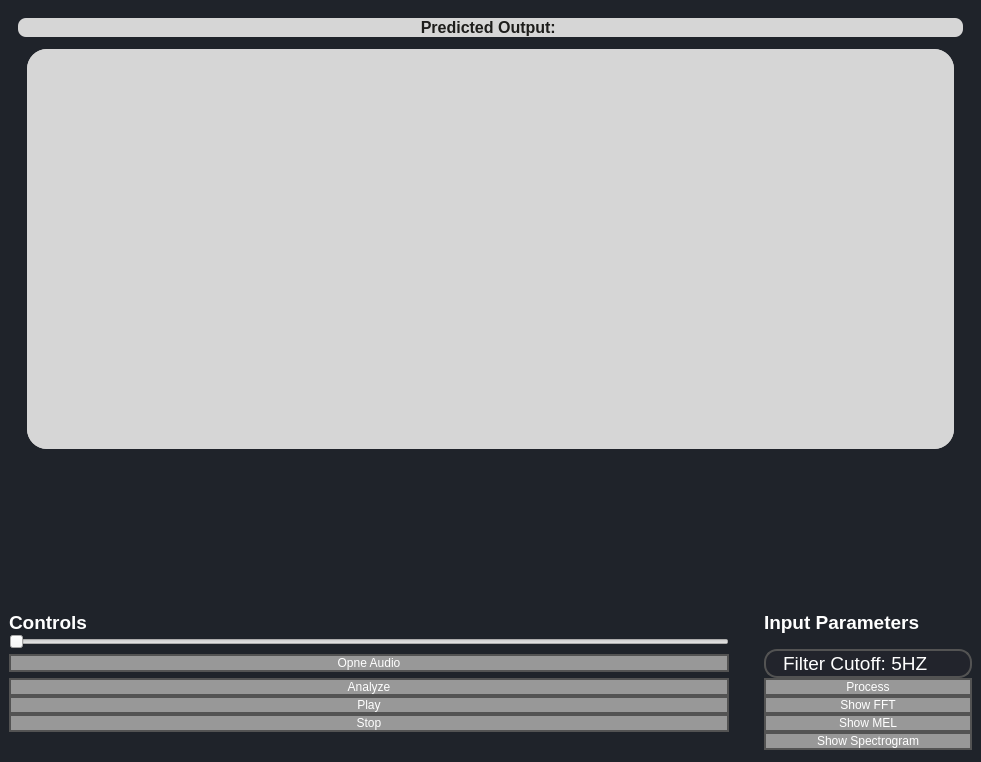
<?xml version="1.0" encoding="UTF-8"?>
<ui version="4.0">
 <class>MainWindow</class>
 <widget class="QMainWindow" name="MainWindow">
  <property name="geometry">
   <rect>
    <x>0</x>
    <y>0</y>
    <width>981</width>
    <height>762</height>
   </rect>
  </property>
  <property name="windowTitle">
   <string>MainWindow</string>
  </property>
  <property name="styleSheet">
   <string notr="true">*{
	border: none;
	background-color: transparent;
	background: none;
	padding: 0;
	margin: 0;
}
#centralwidget{
	background-color: #1f232a;
}
</string>
  </property>
  <widget class="QWidget" name="centralwidget">
   <layout class="QVBoxLayout" name="verticalLayout">
    <item>
     <widget class="QWidget" name="widget" native="true">
      <layout class="QVBoxLayout" name="verticalLayout_2" stretch="0,1">
       <property name="spacing">
        <number>0</number>
       </property>
       <property name="leftMargin">
        <number>0</number>
       </property>
       <property name="topMargin">
        <number>0</number>
       </property>
       <property name="rightMargin">
        <number>0</number>
       </property>
       <property name="bottomMargin">
        <number>0</number>
       </property>
       <item>
        <widget class="QWidget" name="widget_4" native="true">
         <layout class="QGridLayout" name="gridLayout" columnstretch="0">
          <item row="1" column="0">
           <widget class="QWidget" name="widget_6" native="true">
            <layout class="QVBoxLayout" name="verticalLayout_3" stretch="0,0,5">
             <property name="topMargin">
              <number>0</number>
             </property>
             <property name="bottomMargin">
              <number>0</number>
             </property>
             <item>
              <widget class="QStackedWidget" name="stackedWidget">
               <widget class="QWidget" name="page"/>
               <widget class="QWidget" name="page_2"/>
              </widget>
             </item>
             <item>
              <widget class="QStackedWidget" name="graph_stack">
               <property name="minimumSize">
                <size>
                 <width>0</width>
                 <height>400</height>
                </size>
               </property>
               <property name="styleSheet">
                <string notr="true">background-color: #d6d6d6;
border-radius: 20px;</string>
               </property>
               <widget class="QWidget" name="stackedWidget_7Page1">
                <layout class="QVBoxLayout" name="verticalLayout_4">
                 <property name="spacing">
                  <number>2</number>
                 </property>
                 <property name="leftMargin">
                  <number>2</number>
                 </property>
                 <property name="topMargin">
                  <number>2</number>
                 </property>
                 <property name="rightMargin">
                  <number>2</number>
                 </property>
                 <property name="bottomMargin">
                  <number>2</number>
                 </property>
                </layout>
               </widget>
              </widget>
             </item>
             <item>
              <widget class="QWidget" name="controls_widget" native="true">
               <layout class="QVBoxLayout" name="verticalLayout_5">
                <property name="spacing">
                 <number>0</number>
                </property>
                <property name="leftMargin">
                 <number>2</number>
                </property>
                <property name="topMargin">
                 <number>0</number>
                </property>
                <property name="rightMargin">
                 <number>2</number>
                </property>
                <property name="bottomMargin">
                 <number>0</number>
                </property>
               </layout>
              </widget>
             </item>
            </layout>
           </widget>
          </item>
          <item row="0" column="0">
           <widget class="QLabel" name="status_label">
            <property name="font">
             <font>
              <pointsize>12</pointsize>
              <weight>75</weight>
              <bold>true</bold>
             </font>
            </property>
            <property name="styleSheet">
             <string notr="true">background-color: #d6d6d6;
border-radius: 8px;
color: #1d1d1b;
</string>
            </property>
            <property name="text">
             <string>Predicted Output: </string>
            </property>
            <property name="scaledContents">
             <bool>false</bool>
            </property>
            <property name="alignment">
             <set>Qt::AlignCenter</set>
            </property>
            <property name="wordWrap">
             <bool>true</bool>
            </property>
           </widget>
          </item>
         </layout>
        </widget>
       </item>
       <item>
        <widget class="QWidget" name="status_widget" native="true">
         <property name="styleSheet">
          <string notr="true">	color: #fff;</string>
         </property>
         <layout class="QVBoxLayout" name="verticalLayout_7">
          <property name="spacing">
           <number>0</number>
          </property>
          <property name="leftMargin">
           <number>0</number>
          </property>
          <property name="topMargin">
           <number>0</number>
          </property>
          <property name="rightMargin">
           <number>0</number>
          </property>
          <property name="bottomMargin">
           <number>0</number>
          </property>
          <item>
           <widget class="QWidget" name="widget_9" native="true">
            <layout class="QGridLayout" name="gridLayout_2" rowstretch="1,0,0,0,0,0,0,0,0,0,0,0,0,0,0,0" columnstretch="1,0">
             <property name="leftMargin">
              <number>0</number>
             </property>
             <property name="topMargin">
              <number>0</number>
             </property>
             <property name="rightMargin">
              <number>0</number>
             </property>
             <property name="bottomMargin">
              <number>3</number>
             </property>
             <property name="horizontalSpacing">
              <number>35</number>
             </property>
             <property name="verticalSpacing">
              <number>0</number>
             </property>
             <item row="2" column="0">
              <widget class="QLabel" name="label_2">
               <property name="font">
                <font>
                 <pointsize>14</pointsize>
                 <weight>75</weight>
                 <bold>true</bold>
                </font>
               </property>
               <property name="styleSheet">
                <string notr="true">	color: #fff;</string>
               </property>
               <property name="text">
                <string>Controls</string>
               </property>
               <property name="textInteractionFlags">
                <set>Qt::LinksAccessibleByMouse</set>
               </property>
              </widget>
             </item>
             <item row="12" column="0">
              <widget class="QPushButton" name="pushButton_2">
               <property name="styleSheet">
                <string notr="true">QPushButton{
color: #fff;
background-color: rgb(152, 152, 152);
border: 2px solid rgb(83, 83, 83);
border-radius: 12px;
}
QPushButton:hover{
	border: 2px solid rgb(48, 50, 62);
	
	background-color: rgb(86, 86, 86);
}
QPushButton:focus{
	border: 2px solid rgb(85, 170, 255);
}</string>
               </property>
               <property name="text">
                <string>Analyze</string>
               </property>
              </widget>
             </item>
             <item row="13" column="0">
              <widget class="QPushButton" name="pushButton">
               <property name="styleSheet">
                <string notr="true">QPushButton{
color: #fff;
background-color: rgb(152, 152, 152);
border: 2px solid rgb(83, 83, 83);
border-radius: 12px;
}
QPushButton:hover{
	border: 2px solid rgb(48, 50, 62);
	
	background-color: rgb(86, 86, 86);
}
QPushButton:focus{
	border: 2px solid rgb(85, 170, 255);
}</string>
               </property>
               <property name="text">
                <string>Play</string>
               </property>
              </widget>
             </item>
             <item row="12" column="1">
              <widget class="QPushButton" name="pushButton_6">
               <property name="styleSheet">
                <string notr="true">QPushButton{
color: #fff;
background-color: rgb(152, 152, 152);
border: 2px solid rgb(83, 83, 83);
border-radius: 12px;
}
QPushButton:hover{
	border: 2px solid rgb(48, 50, 62);
	
	background-color: rgb(86, 86, 86);
}
QPushButton:focus{
	border: 2px solid rgb(85, 170, 255);
}</string>
               </property>
               <property name="text">
                <string>Process</string>
               </property>
              </widget>
             </item>
             <item row="9" column="0">
              <widget class="QPushButton" name="pushButton_5">
               <property name="styleSheet">
                <string notr="true">QPushButton{
color: #fff;
background-color: rgb(152, 152, 152);
border: 2px solid rgb(83, 83, 83);
border-radius: 12px;
}
QPushButton:hover{
	border: 2px solid rgb(48, 50, 62);
	
	background-color: rgb(86, 86, 86);
}
QPushButton:focus{
	border: 2px solid rgb(85, 170, 255);
}</string>
               </property>
               <property name="text">
                <string>Opne Audio</string>
               </property>
              </widget>
             </item>
             <item row="14" column="1">
              <widget class="QPushButton" name="pushButton_7">
               <property name="styleSheet">
                <string notr="true">QPushButton{
color: #fff;
background-color: rgb(152, 152, 152);
border: 2px solid rgb(83, 83, 83);
border-radius: 12px;
}
QPushButton:hover{
	border: 2px solid rgb(48, 50, 62);
	
	background-color: rgb(86, 86, 86);
}
QPushButton:focus{
	border: 2px solid rgb(85, 170, 255);
}</string>
               </property>
               <property name="text">
                <string>Show MEL</string>
               </property>
              </widget>
             </item>
             <item row="9" column="1">
              <widget class="QLineEdit" name="lineEdit_2">
               <property name="font">
                <font>
                 <pointsize>14</pointsize>
                </font>
               </property>
               <property name="styleSheet">
                <string notr="true">QLineEdit{
	border: 2px solid rgb(83, 83, 83);
	border-radius: 13px;
	color: #fff;
	padding-left: 15px;
	padding-right: 15px;
	background-color: rgb(34, 36, 44);
}
QLineEdit:hover{
	border: 2px solid rgb(48, 50, 62);
}
QLineEdit:focus{
	border: 2px solid rgb(85, 170, 255);
}
</string>
               </property>
               <property name="text">
                <string>Filter Cutoff: 5HZ</string>
               </property>
              </widget>
             </item>
             <item row="13" column="1">
              <widget class="QPushButton" name="pushButton_8">
               <property name="styleSheet">
                <string notr="true">QPushButton{
color: #fff;
background-color: rgb(152, 152, 152);
border: 2px solid rgb(83, 83, 83);
border-radius: 12px;
}
QPushButton:hover{
	border: 2px solid rgb(48, 50, 62);
	
	background-color: rgb(86, 86, 86);
}
QPushButton:focus{
	border: 2px solid rgb(85, 170, 255);
}</string>
               </property>
               <property name="text">
                <string>Show FFT</string>
               </property>
              </widget>
             </item>
             <item row="14" column="0">
              <widget class="QPushButton" name="pushButton_4">
               <property name="styleSheet">
                <string notr="true">QPushButton{
color: #fff;
background-color: rgb(152, 152, 152);
border: 2px solid rgb(83, 83, 83);
border-radius: 12px;
}
QPushButton:hover{
	border: 2px solid rgb(48, 50, 62);
	
	background-color: rgb(86, 86, 86);
}
QPushButton:focus{
	border: 2px solid rgb(85, 170, 255);
}</string>
               </property>
               <property name="text">
                <string>Stop</string>
               </property>
              </widget>
             </item>
             <item row="15" column="1">
              <widget class="QPushButton" name="pushButton_9">
               <property name="styleSheet">
                <string notr="true">QPushButton{
color: #fff;
background-color: rgb(152, 152, 152);
border: 2px solid rgb(83, 83, 83);
border-radius: 12px;
}
QPushButton:hover{
	border: 2px solid rgb(48, 50, 62);
	
	background-color: rgb(86, 86, 86);
}
QPushButton:focus{
	border: 2px solid rgb(85, 170, 255);
}</string>
               </property>
               <property name="text">
                <string>Show Spectrogram</string>
               </property>
              </widget>
             </item>
             <item row="2" column="1">
              <widget class="QLabel" name="label_3">
               <property name="font">
                <font>
                 <pointsize>14</pointsize>
                 <weight>75</weight>
                 <bold>true</bold>
                </font>
               </property>
               <property name="styleSheet">
                <string notr="true">	color: #fff;</string>
               </property>
               <property name="text">
                <string>Input Parameters</string>
               </property>
              </widget>
             </item>
             <item row="3" column="0">
              <widget class="QSlider" name="horizontalSlider">
               <property name="orientation">
                <enum>Qt::Horizontal</enum>
               </property>
              </widget>
             </item>
            </layout>
           </widget>
          </item>
         </layout>
        </widget>
       </item>
      </layout>
     </widget>
    </item>
   </layout>
  </widget>
 </widget>
 <resources>
  <include location="../../Resource.qrc"/>
  <include location="../../sample Feature/Res.qrc"/>
 </resources>
 <connections/>
</ui>
